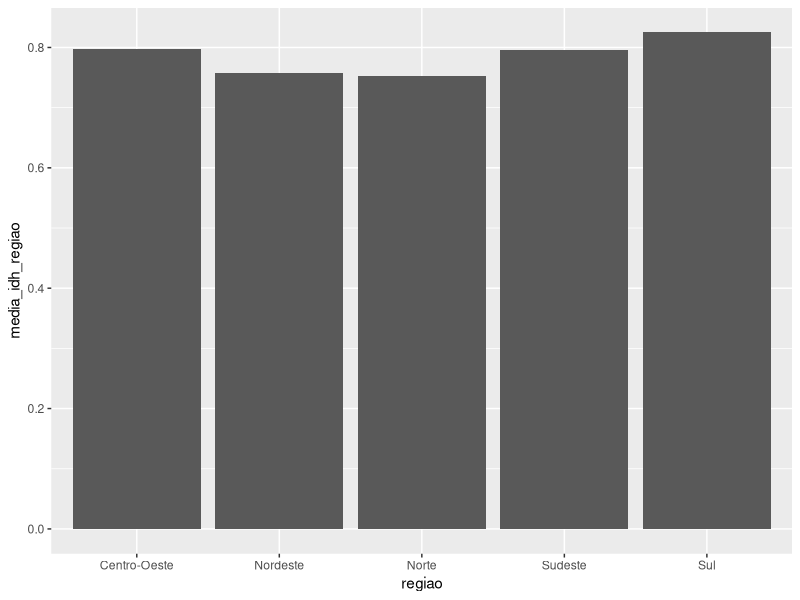

Recreate this plot in R.
# 02_analysis.R

library(ggplot2)

dados_a_plotar <- read.csv2("data/processed/dados_processados.csv", fileEncoding = "latin1")

grafico_de_barras <- ggplot(dados_a_plotar, aes(x = regiao, y = media_idh_regiao)) +
  geom_col()

ggsave("outputs/grafico_de_barras.png", plot = grafico_de_barras, width = 8, height = 5, dpi = 300)
